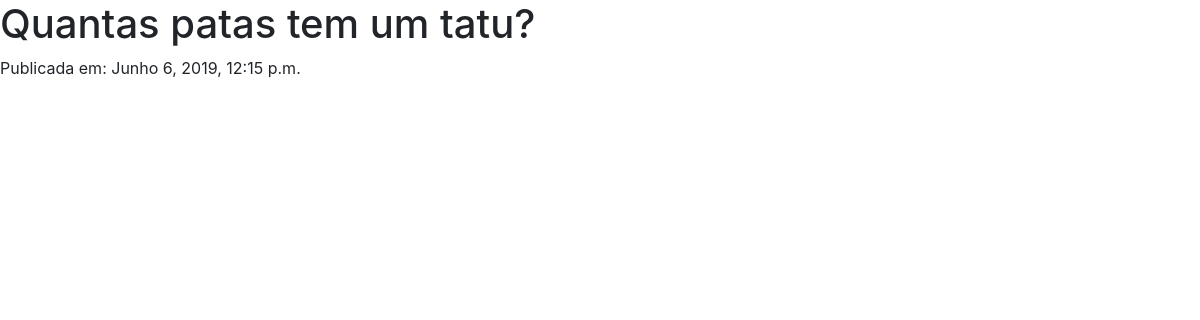
Before: /question/1/result with the older database file.
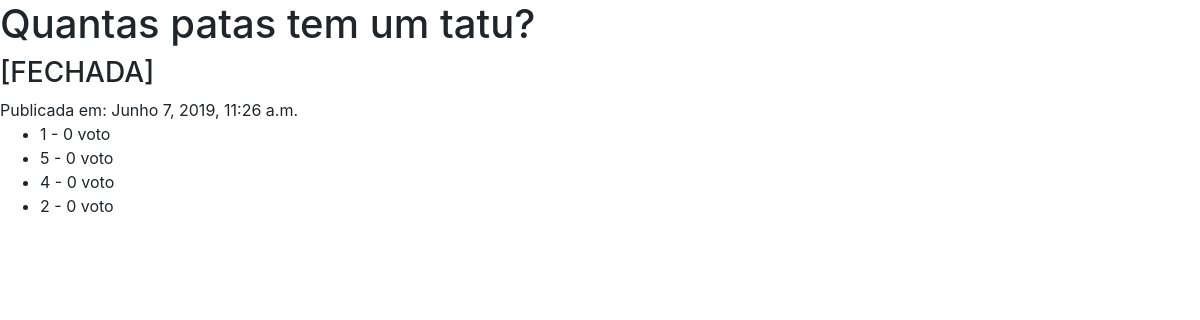
After: the same page with the newer database file.
### pools/models.py (models this page shows, shortened)
class Question(models.Model):
    question_text = models.CharField(max_length=255)
    closed = models.BooleanField(default=False)
    pub_date = models.DateTimeField(default=timezone.now)
    class Meta:
        verbose_name = 'Questão'
        verbose_name_plural = 'Questões'

class Choice(models.Model):
    question = models.ManyToManyField('Question', related_name='choices_question')
    choice_text = models.CharField(max_length=255)
    votes = models.IntegerField(default=0)
    class Meta:
        verbose_name = 'Escolha'
        verbose_name_plural = 'Escolhas'

### pools/views.py (the view)
# urls.py: path('question/<int:id>/result', view_result),
def view_result(request, id):
    question = Question.objects.get(id=id)
    choices = Choice.objects.filter(question__id=id)
    return render(request, 'result.html',
    {
        'question' : question,
        'choices' : choices
    })

### pools/templates/result.html
{% extends 'base.html'%}
{% block 'content' %}
    <header class="page-header">
        <h1>{{ question.question_text }}</h1>
        <h3>
            {% if question.closed %}
                [FECHADA]
            {% endif %}
        </h3>
    </header>
    <span>Publicada em: {{ question.pub_date }}</span>
    <ul>
        {% for choice in choices %}
            <li>{{ choice.choice_text }} - {{ choice.votes}} voto{{ votes|pluralize:"s" }}</li>
        {% endfor %}
    </ul>
{% endblock %}

Changed rows visible on the page:
changed Question "Quantas patas tem um tatu?": pub_date "Junho 6, 2019, 12:15 p.m." → "Junho 7, 2019, 11:26 a.m."
now on this page (row unchanged): Choice: choice_text "1", votes "0"
now on this page (row unchanged): Choice: choice_text "5", votes "0"
now on this page (row unchanged): Choice: choice_text "4", votes "0"
now on this page (row unchanged): Choice: choice_text "2", votes "0"
Other visible differences:
text now shown: "[FECHADA]"
